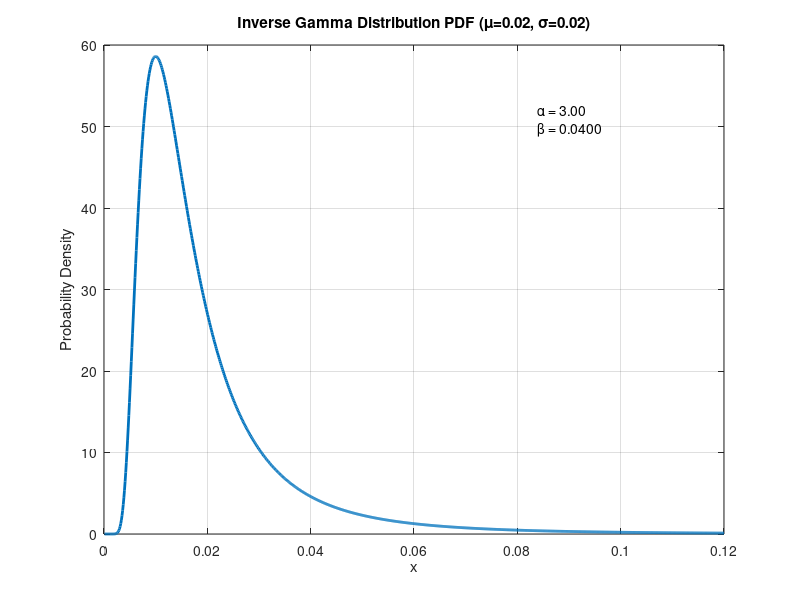

Recreate this plot in MATLAB.
% Parameters
mu = 0.02;
sigma = 0.02;

% Calculate parameters
alpha = (2*sigma^2 + mu^2)/sigma^2;
beta = mu*(alpha - 1);

% Check if parameters are valid
if alpha <= 2
    error('For given mean and std dev, alpha must be > 2 for inverse gamma');
end

% Create x values (inverse gamma is defined for x > 0)
% Focus on small x values since mean is very small
x = linspace(0, 0.12, 1000);  % Adjust range as needed

% Calculate PDF
% Note: MATLAB doesn't have a built-in invgampdf, so we implement it
pdf_values = (beta^alpha)/gamma(alpha) * x.^(-alpha-1) .* exp(-beta./x);

% Plot
figure;
plot(x, pdf_values, 'LineWidth', 2);
title(sprintf('Inverse Gamma Distribution PDF (\\mu=%.2f, \\sigma=%.2f)', mu, sigma));
xlabel('x');
ylabel('Probability Density');
grid on;

% Display parameters
text(0.7*max(x), 0.9*max(pdf_values), ...
    sprintf('\\alpha = %.2f\n\\beta = %.4f', alpha, beta), ...
    'FontSize', 10, 'VerticalAlignment', 'top');

% Adjust x-axis if needed
xlim([0, 0.12]);  % Since mean is very small
